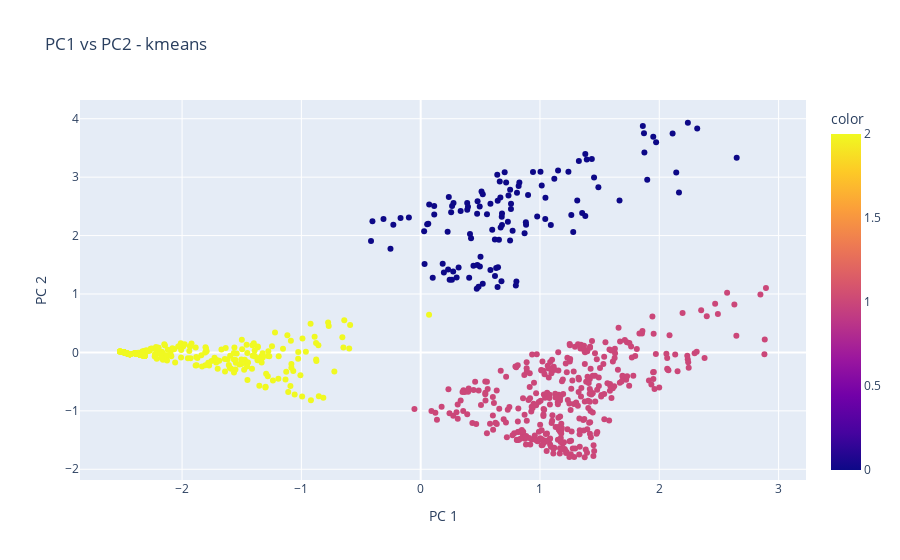

Source (notebook cell):
### Markdown cell above
## PCA chart

### Code cell
X = data_new

pca = PCA(n_components=2)
components = pca.fit_transform(X)

plt.rcParams["figure.figsize"] = (3,3)
fig = px.scatter(
    components, x=0, y=1, color=c_y_km,
    title=f'PC1 vs PC2 - kmeans',
    labels={'0': 'PC 1', '1': 'PC 2'}
)

fig.show()

### Figure 1 — Plotly figure (JSON) as saved in the notebook; plotly's stock layout.template omitted (floating-point values rounded to 4 significant figures; data arrays with more than 128 entries replaced by an {"elided": "..."} marker saying what was removed)
{"data": [{"hovertemplate": "PC 1=%{x}<br>PC 2=%{y}<br>color=%{marker.color}<extra></extra>", "legendgroup": "", "marker": {"color": {"elided": "747 int values"}, "coloraxis": "coloraxis", "symbol": "circle"}, "mode": "markers", "name": "", "orientation": "v", "showlegend": false, "type": "scatter", "x": {"elided": "747 float values"}, "xaxis": "x", "y": {"elided": "747 float values"}, "yaxis": "y"}], "layout": {"autosize": true, "coloraxis": {"colorbar": {"title": {"text": "color"}}, "colorscale": [[0, "#0d0887"], [0.1111, "#46039f"], [0.2222, "#7201a8"], [0.3333, "#9c179e"], [0.4444, "#bd3786"], [0.5556, "#d8576b"], [0.6667, "#ed7953"], [0.7778, "#fb9f3a"], [0.8889, "#fdca26"], [1, "#f0f921"]]}, "legend": {"tracegroupgap": 0}, "title": {"text": "PC1 vs PC2 - kmeans"}, "xaxis": {"anchor": "y", "autorange": true, "domain": [0, 1], "range": [-2.851, 3.225], "title": {"text": "PC 1"}, "type": "linear"}, "yaxis": {"anchor": "x", "autorange": true, "domain": [0, 1], "range": [-2.267, 4.404], "title": {"text": "PC 2"}, "type": "linear"}}}
